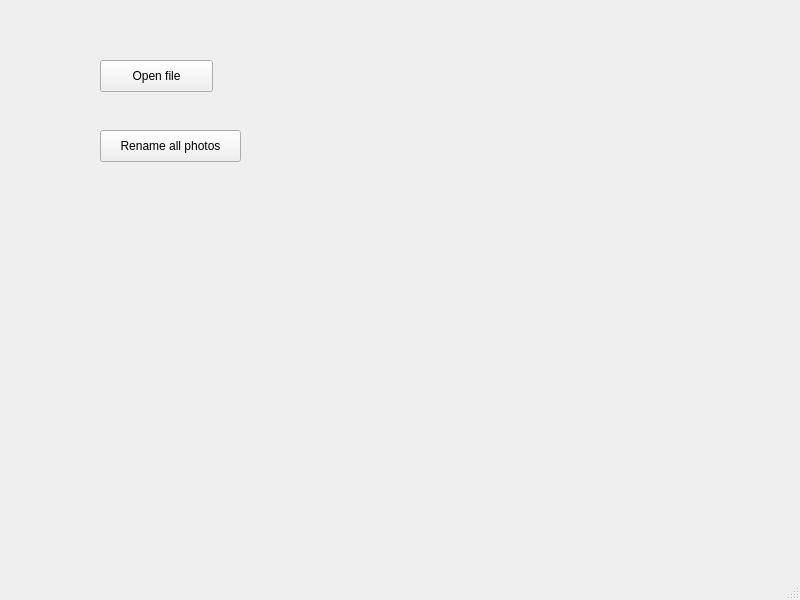
<?xml version="1.0" encoding="UTF-8"?>
<ui version="4.0">
 <class>MainWindow</class>
 <widget class="QMainWindow" name="MainWindow">
  <property name="geometry">
   <rect>
    <x>0</x>
    <y>0</y>
    <width>800</width>
    <height>600</height>
   </rect>
  </property>
  <property name="windowTitle">
   <string>MainWindow</string>
  </property>
  <widget class="QWidget" name="centralwidget">
   <widget class="QPushButton" name="button1">
    <property name="geometry">
     <rect>
      <x>100</x>
      <y>60</y>
      <width>113</width>
      <height>32</height>
     </rect>
    </property>
    <property name="text">
     <string>Open file</string>
    </property>
   </widget>
   <widget class="QPushButton" name="pushButton">
    <property name="geometry">
     <rect>
      <x>100</x>
      <y>130</y>
      <width>141</width>
      <height>32</height>
     </rect>
    </property>
    <property name="text">
     <string>Rename all photos</string>
    </property>
   </widget>
  </widget>
  <widget class="QMenuBar" name="menubar">
   <property name="geometry">
    <rect>
     <x>0</x>
     <y>0</y>
     <width>800</width>
     <height>24</height>
    </rect>
   </property>
  </widget>
  <widget class="QStatusBar" name="statusbar"/>
 </widget>
 <resources/>
 <connections/>
</ui>
